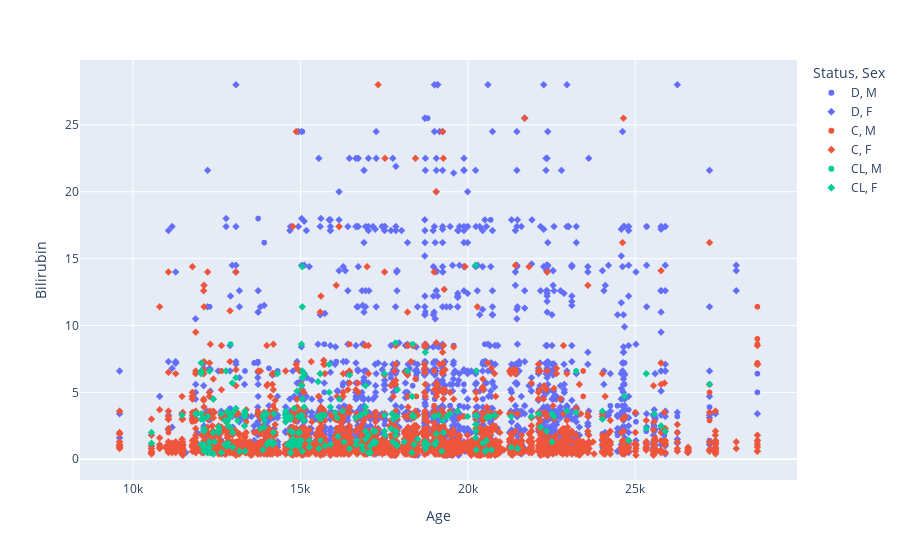

Notebook code cell kept with this figure:
### Markdown cell above
## Recherche de corrélation avec la cible

### Code cell
import plotly.express as px

fig = px.scatter(df, x="Age", y="Bilirubin", color="Status",symbol="Sex")
fig.show()

### Figure 1 — Plotly figure (JSON) as saved in the notebook; plotly's stock layout.template omitted (floating-point values rounded to 4 significant figures; data arrays with more than 128 entries replaced by an {"elided": "..."} marker saying what was removed)
{"data": [{"hovertemplate": "Status=D<br>Sex=M<br>Age=%{x}<br>Bilirubin=%{y}<extra></extra>", "legendgroup": "D, M", "marker": {"color": "#636efa", "symbol": "circle"}, "mode": "markers", "name": "D, M", "showlegend": true, "type": "scattergl", "x": {"elided": "315 int values"}, "xaxis": "x", "y": {"elided": "315 float values"}, "yaxis": "y"}, {"hovertemplate": "Status=D<br>Sex=F<br>Age=%{x}<br>Bilirubin=%{y}<extra></extra>", "legendgroup": "D, F", "marker": {"color": "#636efa", "symbol": "diamond"}, "mode": "markers", "name": "D, F", "showlegend": true, "type": "scattergl", "x": {"elided": "2350 int values"}, "xaxis": "x", "y": {"elided": "2350 float values"}, "yaxis": "y"}, {"hovertemplate": "Status=C<br>Sex=M<br>Age=%{x}<br>Bilirubin=%{y}<extra></extra>", "legendgroup": "C, M", "marker": {"color": "#EF553B", "symbol": "circle"}, "mode": "markers", "name": "C, M", "showlegend": true, "type": "scattergl", "x": {"elided": "230 int values"}, "xaxis": "x", "y": {"elided": "230 float values"}, "yaxis": "y"}, {"hovertemplate": "Status=C<br>Sex=F<br>Age=%{x}<br>Bilirubin=%{y}<extra></extra>", "legendgroup": "C, F", "marker": {"color": "#EF553B", "symbol": "diamond"}, "mode": "markers", "name": "C, F", "showlegend": true, "type": "scattergl", "x": {"elided": "4735 int values"}, "xaxis": "x", "y": {"elided": "4735 float values"}, "yaxis": "y"}, {"hovertemplate": "Status=CL<br>Sex=M<br>Age=%{x}<br>Bilirubin=%{y}<extra></extra>", "legendgroup": "CL, M", "marker": {"color": "#00cc96", "symbol": "circle"}, "mode": "markers", "name": "CL, M", "showlegend": true, "type": "scattergl", "x": [16154, 19060, 20449, 13918, 18393, 12912, 18719, 16261, 13120, 15601, 20232, 23235, 25329, 16094, 16034, 17512, 20254, 18993, 21294, 15601, 18352, 27220, 12839, 14610], "xaxis": "x", "y": [4.5, 1.3, 1.2, 2.9, 3.2, 8.6, 1.3, 3.6, 2.9, 3, 1.6, 6.6, 2.3, 3.1, 3.5, 3.3, 6.6, 3.2, 0.9, 1.4, 8.6, 5.6, 2.9, 1.1], "yaxis": "y"}, {"hovertemplate": "Status=CL<br>Sex=F<br>Age=%{x}<br>Bilirubin=%{y}<extra></extra>", "legendgroup": "CL, F", "marker": {"color": "#00cc96", "symbol": "diamond"}, "mode": "markers", "name": "CL, F", "showlegend": true, "type": "scattergl", "x": {"elided": "251 int values"}, "xaxis": "x", "y": {"elided": "251 float values"}, "yaxis": "y"}], "layout": {"legend": {"title": {"text": "Status, Sex"}, "tracegroupgap": 0}, "margin": {"t": 60}, "xaxis": {"anchor": "y", "domain": [0, 1], "title": {"text": "Age"}}, "yaxis": {"anchor": "x", "domain": [0, 1], "title": {"text": "Bilirubin"}}}}
